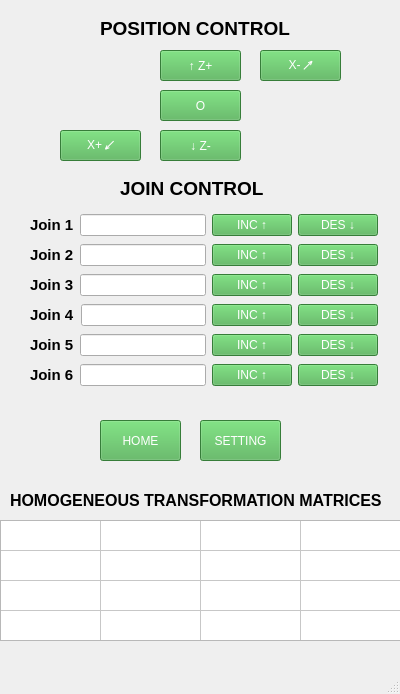
<?xml version="1.0" encoding="UTF-8"?>
<ui version="4.0">
 <class>MainWindow</class>
 <widget class="QMainWindow" name="MainWindow">
  <property name="geometry">
   <rect>
    <x>0</x>
    <y>0</y>
    <width>400</width>
    <height>694</height>
   </rect>
  </property>
  <property name="windowTitle">
   <string>MainWindow</string>
  </property>
  <widget class="QWidget" name="centralwidget">
   <widget class="QLabel" name="label_9">
    <property name="geometry">
     <rect>
      <x>100</x>
      <y>20</y>
      <width>201</width>
      <height>16</height>
     </rect>
    </property>
    <property name="font">
     <font>
      <pointsize>14</pointsize>
      <weight>75</weight>
      <bold>true</bold>
     </font>
    </property>
    <property name="text">
     <string>POSITION CONTROL</string>
    </property>
   </widget>
   <widget class="QPushButton" name="btn_pos_z_plus">
    <property name="geometry">
     <rect>
      <x>160</x>
      <y>50</y>
      <width>81</width>
      <height>31</height>
     </rect>
    </property>
    <property name="styleSheet">
     <string notr="true">QPushButton {
    background-color: #4CAF50;
    color: white;
}</string>
    </property>
    <property name="text">
     <string>↑ Z+</string>
    </property>
   </widget>
   <widget class="QPushButton" name="btn_pos_x_minus">
    <property name="geometry">
     <rect>
      <x>260</x>
      <y>50</y>
      <width>81</width>
      <height>31</height>
     </rect>
    </property>
    <property name="styleSheet">
     <string notr="true">QPushButton {
    background-color: #4CAF50;
    color: white;
}</string>
    </property>
    <property name="text">
     <string>X- ↗</string>
    </property>
   </widget>
   <widget class="QPushButton" name="btn_pos_home">
    <property name="geometry">
     <rect>
      <x>160</x>
      <y>90</y>
      <width>81</width>
      <height>31</height>
     </rect>
    </property>
    <property name="styleSheet">
     <string notr="true">QPushButton {
    background-color: #4CAF50;
    color: white;
}</string>
    </property>
    <property name="text">
     <string>O</string>
    </property>
   </widget>
   <widget class="QPushButton" name="btn_pos_x_plus">
    <property name="geometry">
     <rect>
      <x>60</x>
      <y>130</y>
      <width>81</width>
      <height>31</height>
     </rect>
    </property>
    <property name="styleSheet">
     <string notr="true">QPushButton {
    background-color: #4CAF50;
    color: white;
}</string>
    </property>
    <property name="text">
     <string>X+ ↙</string>
    </property>
   </widget>
   <widget class="QPushButton" name="btn_pos_z_minus">
    <property name="geometry">
     <rect>
      <x>160</x>
      <y>130</y>
      <width>81</width>
      <height>31</height>
     </rect>
    </property>
    <property name="styleSheet">
     <string notr="true">QPushButton {
    background-color: #4CAF50;
    color: white;
}</string>
    </property>
    <property name="text">
     <string>↓ Z-</string>
    </property>
   </widget>
   <widget class="QLabel" name="label_3">
    <property name="geometry">
     <rect>
      <x>120</x>
      <y>180</y>
      <width>161</width>
      <height>16</height>
     </rect>
    </property>
    <property name="font">
     <font>
      <pointsize>14</pointsize>
      <weight>75</weight>
      <bold>true</bold>
     </font>
    </property>
    <property name="text">
     <string>JOIN CONTROL</string>
    </property>
   </widget>
   <widget class="QPushButton" name="btn_home">
    <property name="geometry">
     <rect>
      <x>100</x>
      <y>420</y>
      <width>81</width>
      <height>41</height>
     </rect>
    </property>
    <property name="styleSheet">
     <string notr="true">QPushButton {
    background-color: #4CAF50;
    color: white;
}</string>
    </property>
    <property name="text">
     <string>HOME</string>
    </property>
   </widget>
   <widget class="QPushButton" name="btn_setting">
    <property name="geometry">
     <rect>
      <x>200</x>
      <y>420</y>
      <width>81</width>
      <height>41</height>
     </rect>
    </property>
    <property name="styleSheet">
     <string notr="true">QPushButton {
    background-color: #4CAF50;
    color: white;
}</string>
    </property>
    <property name="text">
     <string>SETTING</string>
    </property>
   </widget>
   <widget class="QLabel" name="label_2">
    <property name="geometry">
     <rect>
      <x>10</x>
      <y>490</y>
      <width>441</width>
      <height>21</height>
     </rect>
    </property>
    <property name="font">
     <font>
      <pointsize>12</pointsize>
      <weight>75</weight>
      <bold>true</bold>
     </font>
    </property>
    <property name="text">
     <string>HOMOGENEOUS TRANSFORMATION MATRICES</string>
    </property>
   </widget>
   <widget class="QTableWidget" name="table_tmatrix">
    <property name="geometry">
     <rect>
      <x>0</x>
      <y>520</y>
      <width>421</width>
      <height>121</height>
     </rect>
    </property>
    <property name="autoScroll">
     <bool>true</bool>
    </property>
    <property name="rowCount">
     <number>4</number>
    </property>
    <property name="columnCount">
     <number>4</number>
    </property>
    <attribute name="horizontalHeaderVisible">
     <bool>false</bool>
    </attribute>
    <attribute name="horizontalHeaderHighlightSections">
     <bool>false</bool>
    </attribute>
    <attribute name="horizontalHeaderStretchLastSection">
     <bool>false</bool>
    </attribute>
    <attribute name="verticalHeaderVisible">
     <bool>false</bool>
    </attribute>
    <attribute name="verticalHeaderHighlightSections">
     <bool>false</bool>
    </attribute>
    <attribute name="verticalHeaderStretchLastSection">
     <bool>false</bool>
    </attribute>
    <row/>
    <row/>
    <row/>
    <row/>
    <column/>
    <column/>
    <column/>
    <column/>
   </widget>
   <widget class="QWidget" name="layoutWidget">
    <property name="geometry">
     <rect>
      <x>30</x>
      <y>210</y>
      <width>348</width>
      <height>30</height>
     </rect>
    </property>
    <layout class="QHBoxLayout" name="horizontalLayout">
     <item>
      <widget class="QLabel" name="label_5">
       <property name="font">
        <font>
         <pointsize>11</pointsize>
         <weight>75</weight>
         <bold>true</bold>
        </font>
       </property>
       <property name="text">
        <string>Join 1</string>
       </property>
      </widget>
     </item>
     <item>
      <widget class="QLineEdit" name="line_j1_val">
       <property name="readOnly">
        <bool>true</bool>
       </property>
      </widget>
     </item>
     <item>
      <widget class="QPushButton" name="inc1">
       <property name="styleSheet">
        <string notr="true">QPushButton {
    background-color: #4CAF50;
    color: white;
}</string>
       </property>
       <property name="text">
        <string>INC ↑</string>
       </property>
      </widget>
     </item>
     <item>
      <widget class="QPushButton" name="des1">
       <property name="styleSheet">
        <string notr="true">QPushButton {
    background-color: #4CAF50;
    color: white;
}</string>
       </property>
       <property name="text">
        <string>DES ↓</string>
       </property>
      </widget>
     </item>
    </layout>
   </widget>
   <widget class="QWidget" name="layoutWidget">
    <property name="geometry">
     <rect>
      <x>30</x>
      <y>240</y>
      <width>348</width>
      <height>30</height>
     </rect>
    </property>
    <layout class="QHBoxLayout" name="horizontalLayout_2">
     <item>
      <widget class="QLabel" name="label_6">
       <property name="font">
        <font>
         <pointsize>11</pointsize>
         <weight>75</weight>
         <bold>true</bold>
        </font>
       </property>
       <property name="text">
        <string>Join 2</string>
       </property>
      </widget>
     </item>
     <item>
      <widget class="QLineEdit" name="line_j2_val">
       <property name="readOnly">
        <bool>true</bool>
       </property>
      </widget>
     </item>
     <item>
      <widget class="QPushButton" name="inc2">
       <property name="styleSheet">
        <string notr="true">QPushButton {
    background-color: #4CAF50;
    color: white;
}</string>
       </property>
       <property name="text">
        <string>INC ↑</string>
       </property>
      </widget>
     </item>
     <item>
      <widget class="QPushButton" name="des2">
       <property name="styleSheet">
        <string notr="true">QPushButton {
    background-color: #4CAF50;
    color: white;
}</string>
       </property>
       <property name="text">
        <string>DES ↓</string>
       </property>
      </widget>
     </item>
    </layout>
   </widget>
   <widget class="QWidget" name="layoutWidget">
    <property name="geometry">
     <rect>
      <x>30</x>
      <y>270</y>
      <width>348</width>
      <height>30</height>
     </rect>
    </property>
    <layout class="QHBoxLayout" name="horizontalLayout_3">
     <item>
      <widget class="QLabel" name="label_7">
       <property name="font">
        <font>
         <pointsize>11</pointsize>
         <weight>75</weight>
         <bold>true</bold>
        </font>
       </property>
       <property name="text">
        <string>Join 3</string>
       </property>
      </widget>
     </item>
     <item>
      <widget class="QLineEdit" name="line_j3_val">
       <property name="readOnly">
        <bool>true</bool>
       </property>
      </widget>
     </item>
     <item>
      <widget class="QPushButton" name="inc3">
       <property name="styleSheet">
        <string notr="true">QPushButton {
    background-color: #4CAF50;
    color: white;
}</string>
       </property>
       <property name="text">
        <string>INC ↑</string>
       </property>
      </widget>
     </item>
     <item>
      <widget class="QPushButton" name="des3">
       <property name="styleSheet">
        <string notr="true">QPushButton {
    background-color: #4CAF50;
    color: white;
}</string>
       </property>
       <property name="text">
        <string>DES ↓</string>
       </property>
      </widget>
     </item>
    </layout>
   </widget>
   <widget class="QWidget" name="layoutWidget">
    <property name="geometry">
     <rect>
      <x>30</x>
      <y>300</y>
      <width>348</width>
      <height>30</height>
     </rect>
    </property>
    <layout class="QHBoxLayout" name="horizontalLayout_4">
     <item>
      <widget class="QLabel" name="label_8">
       <property name="font">
        <font>
         <pointsize>11</pointsize>
         <weight>75</weight>
         <bold>true</bold>
        </font>
       </property>
       <property name="text">
        <string>Join 4</string>
       </property>
      </widget>
     </item>
     <item>
      <widget class="QLineEdit" name="line_j4_val">
       <property name="readOnly">
        <bool>true</bool>
       </property>
      </widget>
     </item>
     <item>
      <widget class="QPushButton" name="inc4">
       <property name="styleSheet">
        <string notr="true">QPushButton {
    background-color: #4CAF50;
    color: white;
}</string>
       </property>
       <property name="text">
        <string>INC ↑</string>
       </property>
      </widget>
     </item>
     <item>
      <widget class="QPushButton" name="des4">
       <property name="styleSheet">
        <string notr="true">QPushButton {
    background-color: #4CAF50;
    color: white;
}</string>
       </property>
       <property name="text">
        <string>DES ↓</string>
       </property>
      </widget>
     </item>
    </layout>
   </widget>
   <widget class="QWidget" name="layoutWidget_2">
    <property name="geometry">
     <rect>
      <x>30</x>
      <y>360</y>
      <width>348</width>
      <height>30</height>
     </rect>
    </property>
    <layout class="QHBoxLayout" name="horizontalLayout_10">
     <item>
      <widget class="QLabel" name="label_16">
       <property name="font">
        <font>
         <pointsize>11</pointsize>
         <weight>75</weight>
         <bold>true</bold>
        </font>
       </property>
       <property name="text">
        <string>Join 6</string>
       </property>
      </widget>
     </item>
     <item>
      <widget class="QLineEdit" name="line_j4_val_5">
       <property name="readOnly">
        <bool>true</bool>
       </property>
      </widget>
     </item>
     <item>
      <widget class="QPushButton" name="inc6">
       <property name="styleSheet">
        <string notr="true">QPushButton {
    background-color: #4CAF50;
    color: white;
}</string>
       </property>
       <property name="text">
        <string>INC ↑</string>
       </property>
      </widget>
     </item>
     <item>
      <widget class="QPushButton" name="des6">
       <property name="styleSheet">
        <string notr="true">QPushButton {
    background-color: #4CAF50;
    color: white;
}</string>
       </property>
       <property name="text">
        <string>DES ↓</string>
       </property>
      </widget>
     </item>
    </layout>
   </widget>
   <widget class="QWidget" name="layoutWidget_3">
    <property name="geometry">
     <rect>
      <x>30</x>
      <y>330</y>
      <width>348</width>
      <height>30</height>
     </rect>
    </property>
    <layout class="QHBoxLayout" name="horizontalLayout_11">
     <item>
      <widget class="QLabel" name="label_17">
       <property name="font">
        <font>
         <pointsize>11</pointsize>
         <weight>75</weight>
         <bold>true</bold>
        </font>
       </property>
       <property name="text">
        <string>Join 5</string>
       </property>
      </widget>
     </item>
     <item>
      <widget class="QLineEdit" name="line_j3_val_3">
       <property name="readOnly">
        <bool>true</bool>
       </property>
      </widget>
     </item>
     <item>
      <widget class="QPushButton" name="inc5">
       <property name="styleSheet">
        <string notr="true">QPushButton {
    background-color: #4CAF50;
    color: white;
}</string>
       </property>
       <property name="text">
        <string>INC ↑</string>
       </property>
      </widget>
     </item>
     <item>
      <widget class="QPushButton" name="des5">
       <property name="styleSheet">
        <string notr="true">QPushButton {
    background-color: #4CAF50;
    color: white;
}</string>
       </property>
       <property name="text">
        <string>DES ↓</string>
       </property>
      </widget>
     </item>
    </layout>
   </widget>
  </widget>
  <widget class="QMenuBar" name="menubar">
   <property name="geometry">
    <rect>
     <x>0</x>
     <y>0</y>
     <width>400</width>
     <height>26</height>
    </rect>
   </property>
  </widget>
  <widget class="QStatusBar" name="statusbar"/>
 </widget>
 <resources/>
 <connections/>
</ui>
